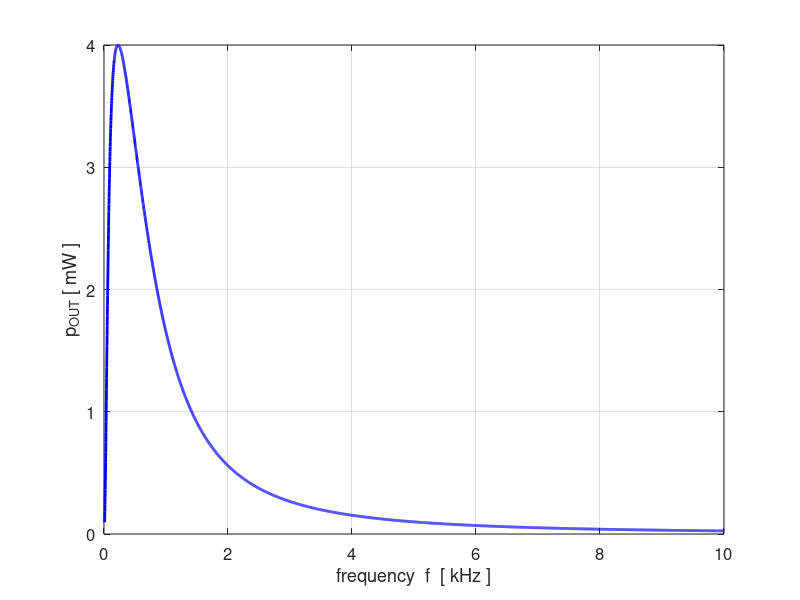
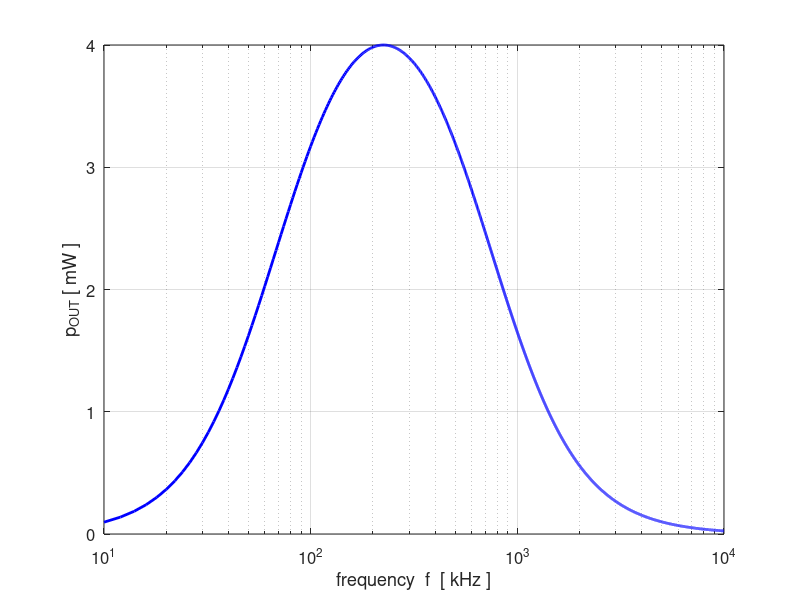

These charts were generated, in order, by the following MATLAB code:
% CacFilters1.m

% Modelling FILTER circuits
% 

% Ian Cooper
% School of Physics, University of Sydney
% email: ian.cooper@sydney.edu.au
% https://d-arora.github.io/Doing-Physics-With-Matlab/
% 180103 


clear all
close all
clc

% ========================================================================
%   INPUTS   default values [ ]
% =======================================================================

% series resistance Z1 [ 1e3 ohms] 
   R1 = 1e3;
% capacitance Z2 [1.0e-6 F]
   C2 = 1e-6;
% capacitance Z3 [1.0e-6 F]
   C3 = 1e-6; 
% resistance Z4 [ 1e3 ohms] 
   R4 = 1e3;   
% output resistance Z5 [ 1e3 ohms]    
   R5 = 1e3;  R_OUT = R5;
% input peak voltage for apllied emf [10 V]   
    V_IN = 10;
% frequency range {N = 1000 fMIn = 10 Hz fMAx = 5e3 Hz]    
    N = 5000;
    fMin = 10;
    fMax =10e3;
% input signal frequency fs for time domain graph [319.6897] Hz
    fs = 319.6897;

% =======================================================================  
%   CALCULATIONS
% =======================================================================   
   f = linspace(fMin,fMax, N); 
   w = (2*pi).*f;
   
% impedances
   Z1 = R1;
   Z2 = -1i ./ (w .*C2);    
   Z3 = -1i ./ (w .*C3);
   Z4 = R4;
   Z5 = R5;
   Z6 = 1./(1./Z4 + 1./Z5);
   Z7 = Z3 + Z6;
   Z8 = 1./(1./Z2 + 1./Z7);
   Z9 = Z1 + Z8;
   
% currents [A] and voltages [V] 
   i1 = V_IN ./ Z9; i_IN = i1;
   v1 = i1 .* Z1;
   v2 = V_IN - v1;
   i3 = v2./Z3;
   i7 = i1 - i3;
   v6 = i7 .* Z6;
   i5 = v6./Z5;
   i_OUT = i5;
   I_OUT = abs(i_OUT);
   v_OUT = v6;
   V_OUT = abs(v_OUT);
   P_OUT = V_OUT .* I_OUT;
   
  
%    v3 = v2; v_OUT = v2;
%    i2 = v2 ./ Z2; 
%    i3 = v3 ./ Z3; i_OUT = i3; 
%    
% % Magnitudes: currents [mA] and voltages [V]
%    V1 = abs(v1);
%    V2 = abs(v2);
%    V3 = V2;
%    V_OUT = V2;
%    I1 = 1e3.*abs(i1); I_IN = I1;
%    I2 = 1e3.*abs(i2);
%    I3 = 1e3.*abs(i3);
%    I_OUT = I3;
%    
% % Phases   [rad /pi]
%      phi_1   = angle(v1)./pi;
%      phi_2   = angle(v2)./pi;
%      phi_3   = angle(v3)./pi;
%      phi_OUT = phi_3;
%      
%      theta_1 = angle(i1)./pi; 
%      theta_2 = angle(i2)./pi;
%      theta_3 = angle(i3)./pi;
%  
% % Powers  [mW]
%      P1 = V1.*I1;
%      P2 = V2.*I2;
%      P3 = V3.*I3; P_OUT = P3;
%      P_IN = V_IN .* I_IN;
% 
% % Voltage gain Av and -3dB point
%     Av = V_OUT ./ V_IN;
%     AvdB = real(20*log10(Av));
%     
%     AvdB_max = max(AvdB);
%     AvdB_3 = AvdB_max-3;
%     K = find(AvdB < AvdB_3,1);
%     if flagF == 2
%       K = find(AvdB > AvdB_3,1);
%     end
%     fC = f(K);
%     AvdB_C = AvdB(K);
%     
% % =======================================================================   
% % TIME DOMAIN    select source frequency fs
% % =======================================================================
%     
%     KK = find(f > fs,1);
%     Ns = 1000;
%     ws = 2*pi*fs;
%     Ts = 1/fs;
%     tMin = 0;
%     tMax = 3*Ts;
%     t = linspace(tMin,tMax,Ns);
%  % input signal emf   
%     emf = real(V_IN .* exp(1j*ws*t));
%  % output or load voltage
%     vLoad = real(abs(V3(KK)) .* exp(1j*(ws*t + pi*phi_3(KK))));
%    
%     
% =======================================================================
%   GRAPHICS
% =======================================================================
 
 figure(1)   % Av vs f -----------------------------------------------
    pos = [0.07 0.05 0.25 0.28];
    set(gcf,'Units','normalized');
    set(gcf,'Position',pos);
    set(gcf,'color','w');
    fss = 12;
    xP = f/1e3; yP = P_OUT.*1e3;        
    plot(xP, yP,'b','linewidth',2); 
%    hold on
%    xP = 1e-3.*[fC fC]; yP = [0 max(Av)];
%    plot(xP, yP,'r','linewidth',1);
    grid on
    xlabel('frequency  f  [ kHz ]')
    ylabel('p_{OUT} [ mW ]');
%    tm1 = 'f_C  =  ';
%    tm2 = num2str(fC, '%4.1f Hz \n');
%    tm = [tm1 tm2];
%    title(tm,'fontweight','normal');
    set(gca,'fontsize',fss)
%    

figure(2)   % Av vs f -----------------------------------------------
    pos = [0.33 0.05 0.25 0.28];
    set(gcf,'Units','normalized');
    set(gcf,'Position',pos);
    set(gcf,'color','w');
    fss = 12;
    xP = f; yP = P_OUT.*1e3;        
    semilogx(xP, yP,'b','linewidth',2); 
%    hold on
%    xP = 1e-3.*[fC fC]; yP = [0 max(Av)];
%    plot(xP, yP,'r','linewidth',1);
    grid on
    xlabel('frequency  f  [ kHz ]')
    ylabel('p_{OUT} [ mW ]');
%    tm1 = 'f_C  =  ';
%    tm2 = num2str(fC, '%4.1f Hz \n');
%    tm = [tm1 tm2];
%    title(tm,'fontweight','normal');
    set(gca,'fontsize',fss)
%    

% figure(2)   % Av vs log(f) ----------------------------------------------
%    pos = [0.33 0.05 0.25 0.28];
%    set(gcf,'Units','normalized');
%    set(gcf,'Position',pos);
%    set(gcf,'color','w');
%    fss = 12;
%    xP = f; yP = AvdB;        
%    semilogx(xP, yP,'b','linewidth',2); 
%    hold on
%    xP = fC.*ones(length(yticks),1);
%    yP = yticks;
%    semilogx(xP, yP,'r','linewidth',1);
%    yP = AvdB_C.*ones(length(xticks),1);
%    xP = xticks;
%    semilogx(xP, yP,'r','linewidth',1);
%    
%    grid on
%    xlabel('f_{IN}  [ Hz ]');
%    ylabel('voltage gain  A_v  [dB]');
%    tm1 = 'f_C  =  ';
%    tm2 = num2str(fC, '%4.1f Hz \n');
%    tm = [tm1 tm2];
%    title(tm,'fontweight','normal');
%    set(gca,'fontsize',fss) 
%    
%    
% figure(3)   % output phase vs log10(f) ----------------------------------
%    pos = [0.59 0.05 0.25 0.28];
%    set(gcf,'Units','normalized');
%    set(gcf,'Position',pos);
%    set(gcf,'color','w');
%    fss = 12;
%    xP = f; yP = phi_OUT;        
%    semilogx(xP, yP,'b','linewidth',2);
%    hold on
%    xP = [fC fC];
%    yP = [-0.5 0];
%    if flagF == 2
%      yP = [0 0.5];
%    end
%    semilogx(xP, yP,'r','linewidth',1);
%    grid on
%    xlabel('f_{IN}  [ Hz ]');
%    ylabel('\phi_{OUT} / \pi');
%    tm1 = 'f_C  =  ';
%    tm2 = num2str(fC, '%4.1f Hz \n');
%    tm = [tm1 tm2];
%    title(tm,'fontweight','normal');
%    set(gca,'fontsize',fss)  
%    set(gca,'yTIck',-0.5:0.125:0);
%    if flagF == 2
%    set(gca,'yTIck',0:0.125:0.5);
%    end
%    
%  figure(4)   % output power  [mW] ----------------------------------
%    pos = [0.07 0.42 0.25 0.28];
%    set(gcf,'Units','normalized');
%    set(gcf,'Position',pos);
%    set(gcf,'color','w');
%    fss = 12;
%    xP = f; yP = P_OUT;        % capacitve reactance
%    semilogx(xP, yP,'b','linewidth',2);
%    hold on
%    xP = [fC fC]; yP = [0 max(P_OUT)];
%    semilogx(xP, yP,'r','linewidth',1);
%    
%    yP = max(P_OUT)/2.*ones(length(xticks),1);
%    xP = xticks;
%    semilogx(xP, yP,'r','linewidth',1);
%    
%    grid on
%    xlabel('f_{IN}  [ Hz ]');
%    ylabel('P_{OUT}  [ mW]');
%    tm1 = 'f_C  =  ';
%    tm2 = num2str(fC, '%4.1f Hz \n');
%    tm = [tm1 tm2];
%    title(tm,'fontweight','normal');
%    set(gca,'fontsize',fss)  
%    
%   figure(5)   % time domain: voltages  -------------------------------------
%    pos = [0.33 0.42 0.25 0.28];
%    set(gcf,'Units','normalized');
%    set(gcf,'Position',pos);
%    set(gcf,'color','w');
%    
%    xP = 1e3.*t; yP = emf;        
%    plot(xP, yP,'b','linewidth',2);   
%    hold on
%    yP = vLoad;
%    plot(xP, yP,'r','linewidth',2); 
%    legend(' emf',' v_{OUT}');
%    grid on
%    xlabel('time t  [ ms ]')
%    ylabel('voltages  V  [ V ]');
%    
%     tm1 = 'f_{IN}  =  ';
%     tm2 = num2str(fs, '%3.0f \n');
%     tm3 = ' Hz';
%     tm4 = '   \phi_{OUT} / \pi =  ';
%     tm5 = num2str(phi_OUT(KK), '%3.2f \n');
%     tm6 = ' ';
%     tm = [tm1 tm2 tm3 tm4 tm5 tm6];
%     h_tm = title(tm,'fontWeight','normal');
%     set(h_tm,'fontsize',fss);
%     set(gca,'fontsize',fss)      
%  
%    
%    
